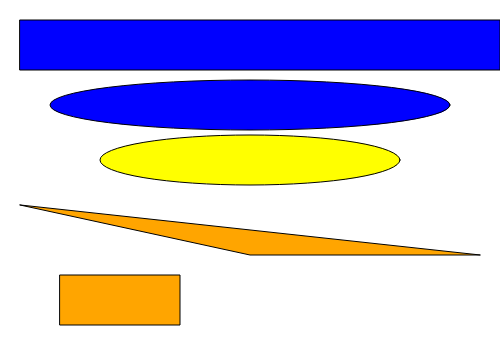
Frame 1 (no input)
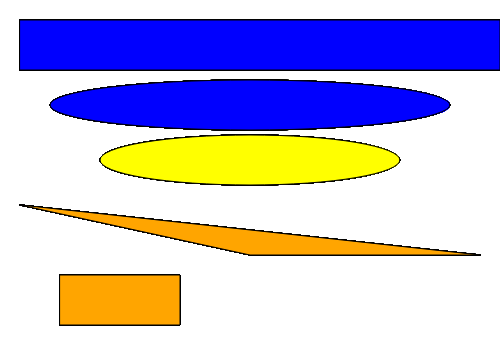
Frame 60 (no input)
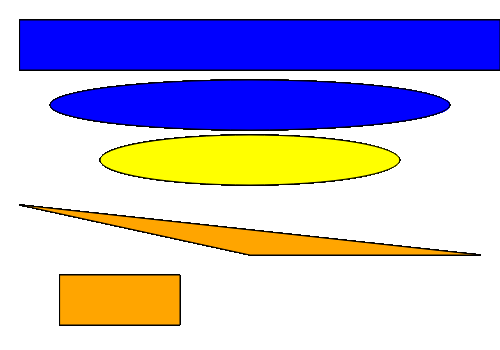
Frame 120 (the mouse pressed at the canvas centre since frame 60)

The p5.js sketch that drew these frames (run headless with seeded random() and noise() and a simulated clock; from frame 60 on, the mouse is pressed at the canvas centre):

// p5.js sketch
// ── sketch.js
function setup() {
    createCanvas(500,350);
}

function draw() {

    fill('blue');
    rect( 20, 20, 480, 50 );
    ellipse( 250, 105, 400, 50 );

    fill('yellow');
    ellipse( 250, 160, 300, 50 );

    fill('orange');
    triangle( 20, 205, 250, 255, 480, 255 );
    rect( 60, 275, 120, 50 );
}
